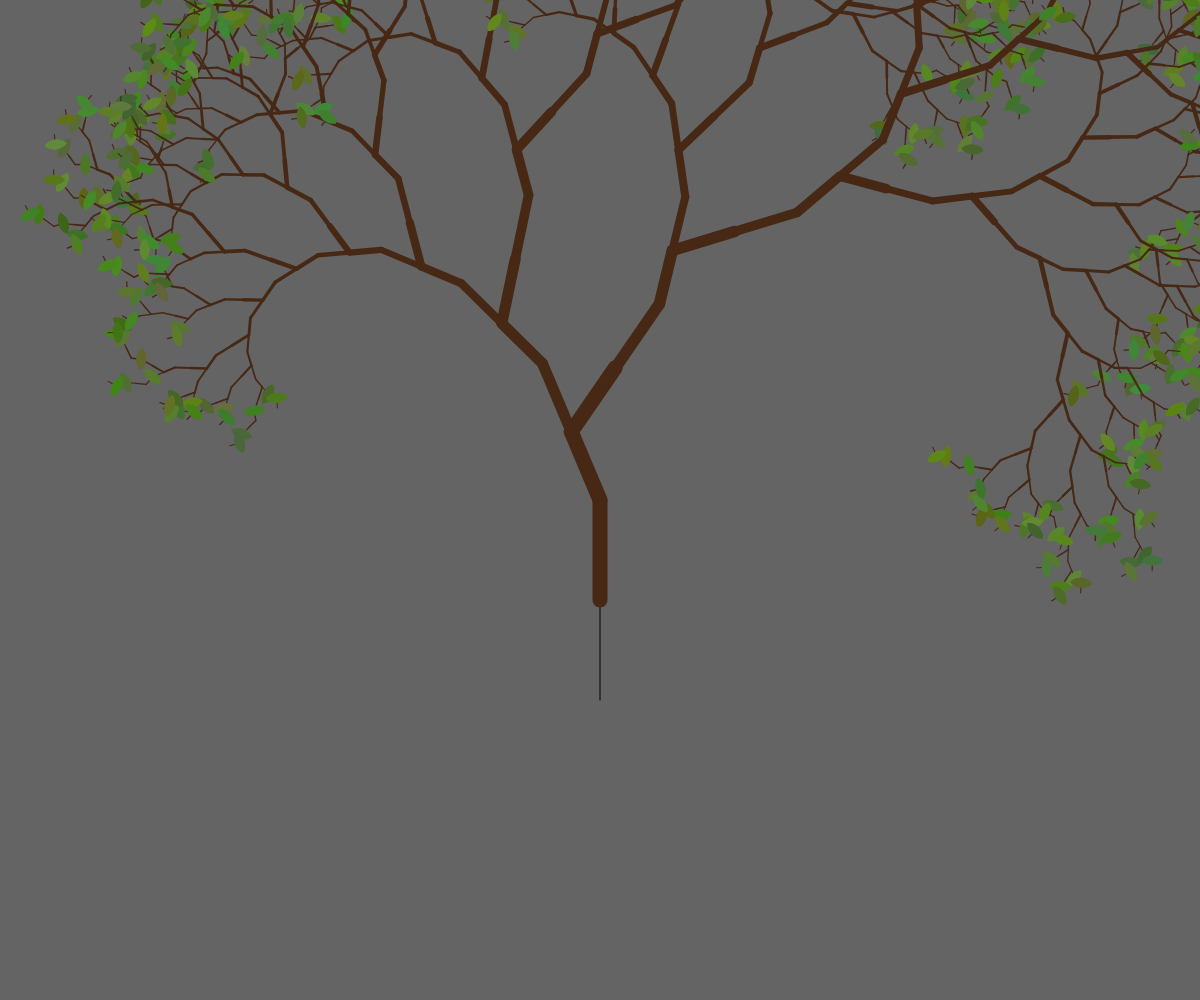
Frame 1 (no input)
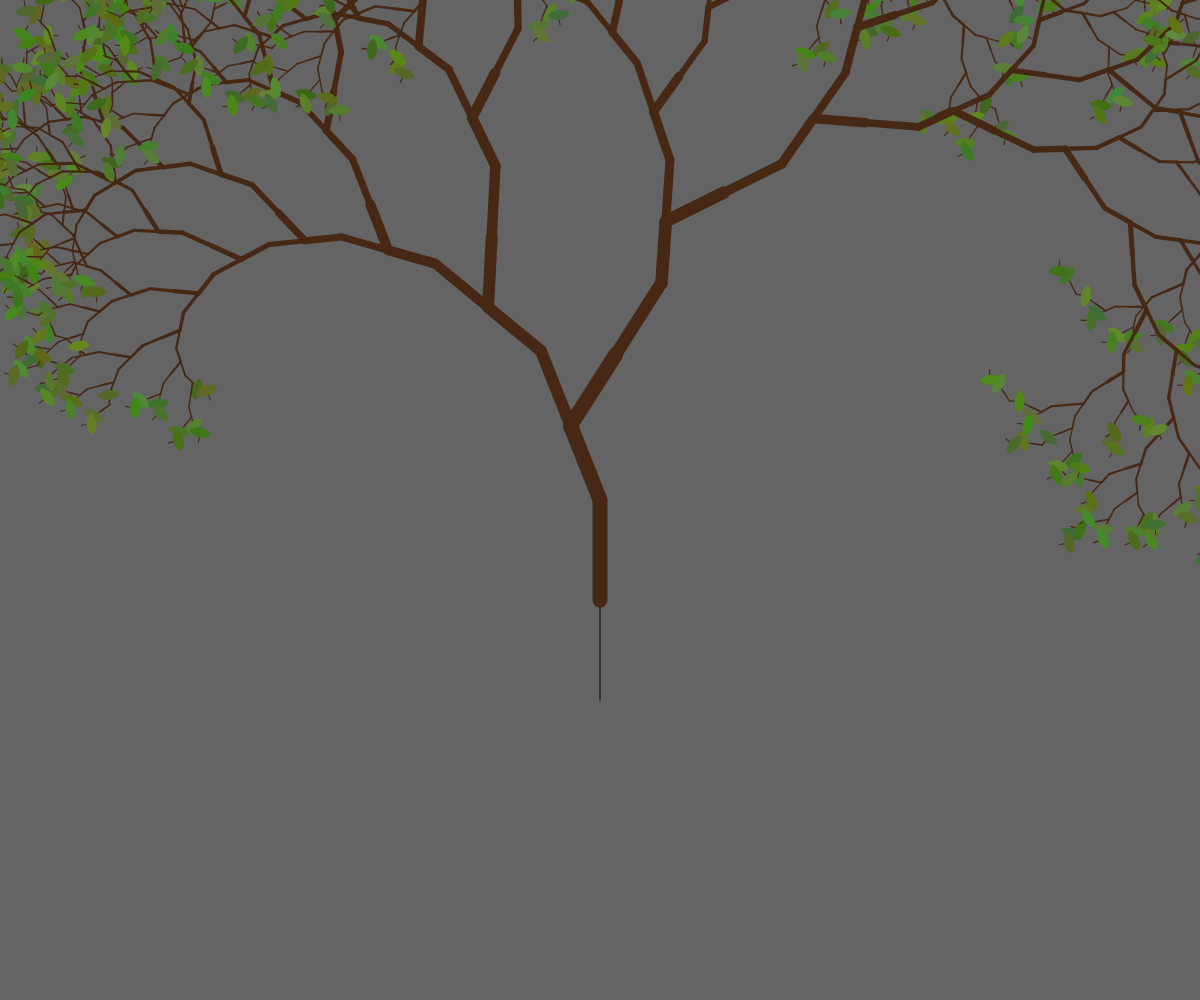
Frame 2 (the mouse pressed at the canvas centre, redrawn once)

The p5.js sketch that drew these frames (run headless with seeded random() and noise() and a simulated clock; the mouse was pressed at the canvas centre and the sketch redrawn once):

// p5.js sketch
// ── sketch.js
function setup() {
  createCanvas(windowWidth, windowHeight);
  angleMode(DEGREES);

  noLoop();
}

function draw() {
  background(100);
  translate(width / 2, height / 2 + 200);
  branch(100);
}

function branch(len) {
  line(0, 0, 0, -len);
  translate(0, -len);
  
  push();

  if (len > 10) {
    strokeWeight(map(len, 10, 100, 1, 15));
    stroke(70, 40, 20);
    line(0, 0, 0, -len);
    translate(0, -len);
    rotate(random(-20, -30));
    branch(len * random(0.7, 0.9));
    rotate(random(50, 60));
    branch(len * random(0.7, 0.9));
  } else {
    var r = 80 + random(-20, 20);
    var g = 120 + random(-20, 20);
    var b = 40 + random(-20, 20);
    fill(r, g, b);
    noStroke();

    beginShape();
    for (var i = 45; i < 135; i++) {
      var rad = 15;
      var x = rad * cos(i);
      var y = rad * sin(i);
      vertex(x, y);
    }
    endShape(CLOSE);

    for (var i = 135; i > 40; i--) {
      var rad = 15;
      var x = rad * cos(i);
      var y = rad * sin(-i) + 20;
      vertex(x, y);
    }
    endShape(CLOSE);
  }

  pop();
}
